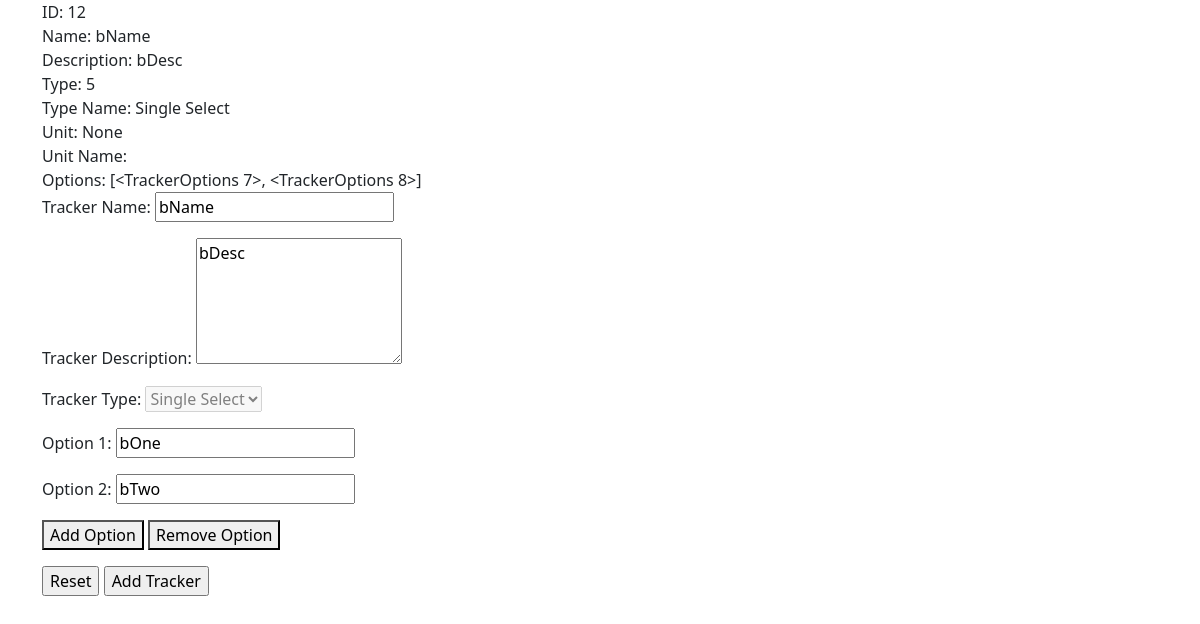
Screenshot of /trackers/edit?id=12 (signed in) with the database file from the repository.
### models/models.py (models this page shows)
class TrackerModel(db.Model):
    __tablename__ = "trackers"
    t_id = db.Column(db.Integer(), primary_key=True)
    t_name = db.Column(db.String(64), nullable=False)
    t_desc = db.Column(db.String(256))
    t_type = db.Column(db.Integer(), db.ForeignKey("tracker_types.tt_id", ondelete="CASCADE"), nullable=False)
    t_user = db.Column(db.Integer(), db.ForeignKey("users.id", ondelete="CASCADE"), nullable=False)
    t_type_name = db.relationship("TrackerTypes", uselist=False)
    t_unit = db.relationship("TrackerUnit", uselist=False)
    t_options = db.relationship("TrackerOptions")

class TrackerTypes(db.Model):
    __tablename__ = "tracker_types"
    tt_id = db.Column(db.Integer(), primary_key=True, autoincrement=True)
    tt_name = db.Column(db.String(64), unique=True, nullable=False)

class TrackerOptions(db.Model):
    __tablename__ = "tracker_options"
    to_id = db.Column(db.Integer(), primary_key=True, autoincrement=True)
    to_name = db.Column(db.String(64), nullable=False)
    to_tracker = db.Column(db.Integer(), db.ForeignKey("trackers.t_id", ondelete="CASCADE"), nullable=False)

### views/views.py (the view)
@app.route("/trackers/edit", methods=["GET", "POST"])
@login_required
def trackers_edit():
    t_id = request.args.get("id", "")
    if not (t_id.isdigit()):
        flash("Invalid Tracker", "danger")
        return redirect("/trackers")
    if request.method == "POST":
        pass
    tracker = TrackerModel.query.filter(TrackerModel.t_id == t_id, TrackerModel.t_user == current_user.id).first()
    if tracker:
        return render_template("trackers/edit.html", user=current_user, tracker=tracker)
    else:
        flash("Invalid Tracker", "danger")
        return redirect("/trackers")

### auth/auth.py (called while the page is built)
@login.user_loader
def load_user(id):
    return UserModel.query.get(int(id))

### templates/trackers/edit.html (shortened to what this page needs)
<!DOCTYPE html>
<html lang="en">
    <head>
        <link rel="stylesheet" href="{{ url_for('static', filename='css/bootstrap.min.css')}}">
        <link rel="stylesheet" href="{{ url_for('static', filename='css/fontawesome.all.min.css')}}">
        <link rel="stylesheet" href="{{ url_for('static', filename='css/card.css')}}">
    </head>
    <body>
        <div class="container">
            <div>ID: {{ tracker.t_id }}</div>
            <div>Name: {{ tracker.t_name }}</div>
            <div>Description: {{ tracker.t_desc }}</div>
            <div>Type: {{ tracker.t_type }}</div>
            <div>Type Name: {{ tracker.t_type_name.tt_name }}</div>
            <div>Unit: {{ tracker.t_unit }}</div>
            <div>Unit Name: {{ tracker.t_unit.tu_name }}</div>
            <div>Options: {{ tracker.t_options }}</div>
        </div>
        <div class="container">
            <form action="" method="POST">
                <p>
                    <label for="t_name">Tracker Name:</label>
                    <input type="text" id="t_name" name="t_name" maxlength="64" value="{{ tracker.t_name }}" required>
                </p>
                <p>
                    <label for="t_desc">Tracker Description:</label>
                    <textarea rows="5" id="t_desc" name="t_desc" maxlength="256" required>{{ tracker.t_desc }}</textarea>
                </p>
                <p>
                    <div style="display: inline-block;">
                        <label for="t_type">Tracker Type:</label>
                        <select id="t_type" disabled>
                            <option>{{ tracker.t_type_name.tt_name }}</option>
                        </select>
                    </div>
                </p>
                <div id="t_options">{% for option in tracker.t_options %}<p>
                        <label for="option[{{ loop.index0 }}]">Option {{ loop.index }}:</label>
                        <input type="text" id="t_option[{{ loop.index0 }}]" name="t_option[{{ loop.index0 }}]" maxlength="64" value="{{ option.to_name }}" required>
                    </p>{% endfor %}</div>
                <p id="t_options_control"{% if tracker.t_options %} style="display: block;"{% else %} style="display: none;"{% endif %}>
                    <button id="t_options_add" onclick="addOption(); return false;">Add Option</button>
                    <button id="t_options_rem" onclick="remOption(); return false;"{% if tracker.t_options | length <= 1 %} disabled{% endif %}>Remove Option</button>
                </p>
                <p>
                    <input type="reset" value="Reset" onclick="window.location.reload();">
                    <input type="submit" value="Add Tracker">
                </p>
            </form>
        </div>
    </body>
</html>

### rows the page displays
TrackerModel: t_id "12", t_name "bName", t_desc "bDesc", t_type "5"
TrackerTypes: t_type_name.tt_name "Single Select", tt_name "Single Select"
TrackerOptions: to_name "bOne"
TrackerOptions: to_name "bTwo"

### other values shown
{{ tracker.t_unit }} "None"
{{ tracker.t_options }} "[<TrackerOptions 7>, <TrackerOptions 8>]"
